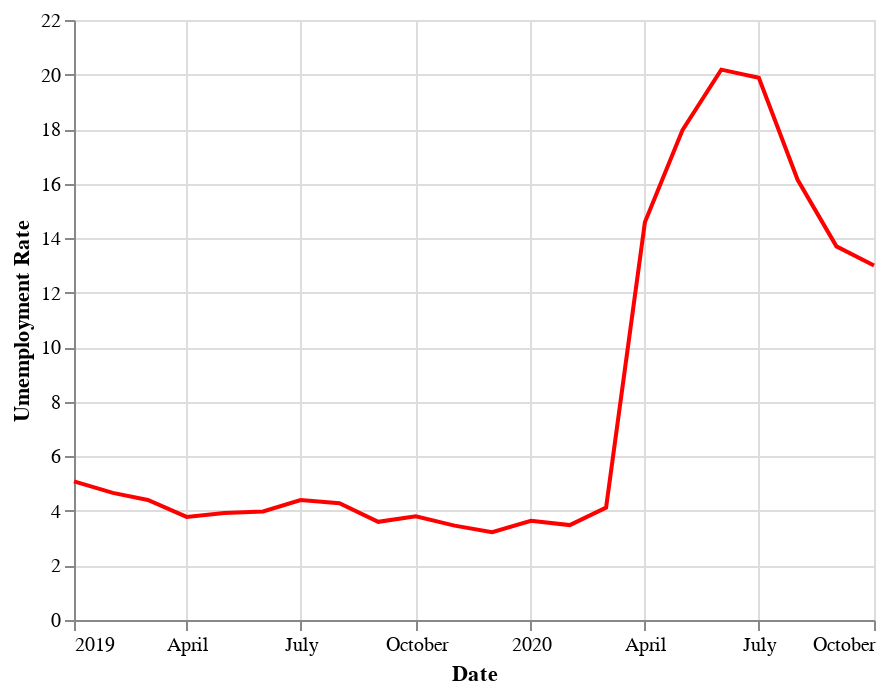

The notebook cell saved with this chart:
### Code cell
#2019-2020 Unemployment Rate
unemployment_2019_2020 = unemployment_nyc[:22].reset_index()
unemployment_chart_19_20 = alt.Chart(unemployment_2019_2020).mark_line(color='red').encode(
    x='Date',
    y='Umemployment Rate',
    tooltip=[
        'Date:T',
        'Umemployment Rate:Q'
    ]
)
unemployment_chart_19_20

### Figure 1 — Vega-Lite specification as saved in the notebook (floating-point values rounded to 4 significant figures)
{"config": {"view": {"continuousWidth": 400, "continuousHeight": 300}}, "data": {"name": "data-55d0b2e3d24a878e2a53f591412c4df1"}, "mark": {"type": "line", "color": "red"}, "encoding": {"tooltip": [{"type": "temporal", "field": "Date"}, {"type": "quantitative", "field": "Umemployment Rate"}], "x": {"type": "temporal", "field": "Date"}, "y": {"type": "quantitative", "field": "Umemployment Rate"}}, "$schema": "https://vega.github.io/schema/vega-lite/v4.8.1.json", "datasets": {"data-55d0b2e3d24a878e2a53f591412c4df1": [{"Date": "2020-01-01T00:00:00", "Umemployment Rate": 3.64}, {"Date": "2020-02-01T00:00:00", "Umemployment Rate": 3.48}, {"Date": "2020-03-01T00:00:00", "Umemployment Rate": 4.12}, {"Date": "2020-04-01T00:00:00", "Umemployment Rate": 14.58}, {"Date": "2020-05-01T00:00:00", "Umemployment Rate": 17.96}, {"Date": "2020-06-01T00:00:00", "Umemployment Rate": 20.18}, {"Date": "2020-07-01T00:00:00", "Umemployment Rate": 19.88}, {"Date": "2020-08-01T00:00:00", "Umemployment Rate": 16.14}, {"Date": "2020-09-01T00:00:00", "Umemployment Rate": 13.7}, {"Date": "2020-10-01T00:00:00", "Umemployment Rate": 13.0}, {"Date": "2019-01-01T00:00:00", "Umemployment Rate": 5.08}, {"Date": "2019-02-01T00:00:00", "Umemployment Rate": 4.66}, {"Date": "2019-03-01T00:00:00", "Umemployment Rate": 4.4}, {"Date": "2019-04-01T00:00:00", "Umemployment Rate": 3.78}, {"Date": "2019-05-01T00:00:00", "Umemployment Rate": 3.92}, {"Date": "2019-06-01T00:00:00", "Umemployment Rate": 3.98}, {"Date": "2019-07-01T00:00:00", "Umemployment Rate": 4.4}, {"Date": "2019-08-01T00:00:00", "Umemployment Rate": 4.28}, {"Date": "2019-09-01T00:00:00", "Umemployment Rate": 3.6}, {"Date": "2019-10-01T00:00:00", "Umemployment Rate": 3.8}, {"Date": "2019-11-01T00:00:00", "Umemployment Rate": 3.46}, {"Date": "2019-12-01T00:00:00", "Umemployment Rate": 3.22}]}}
